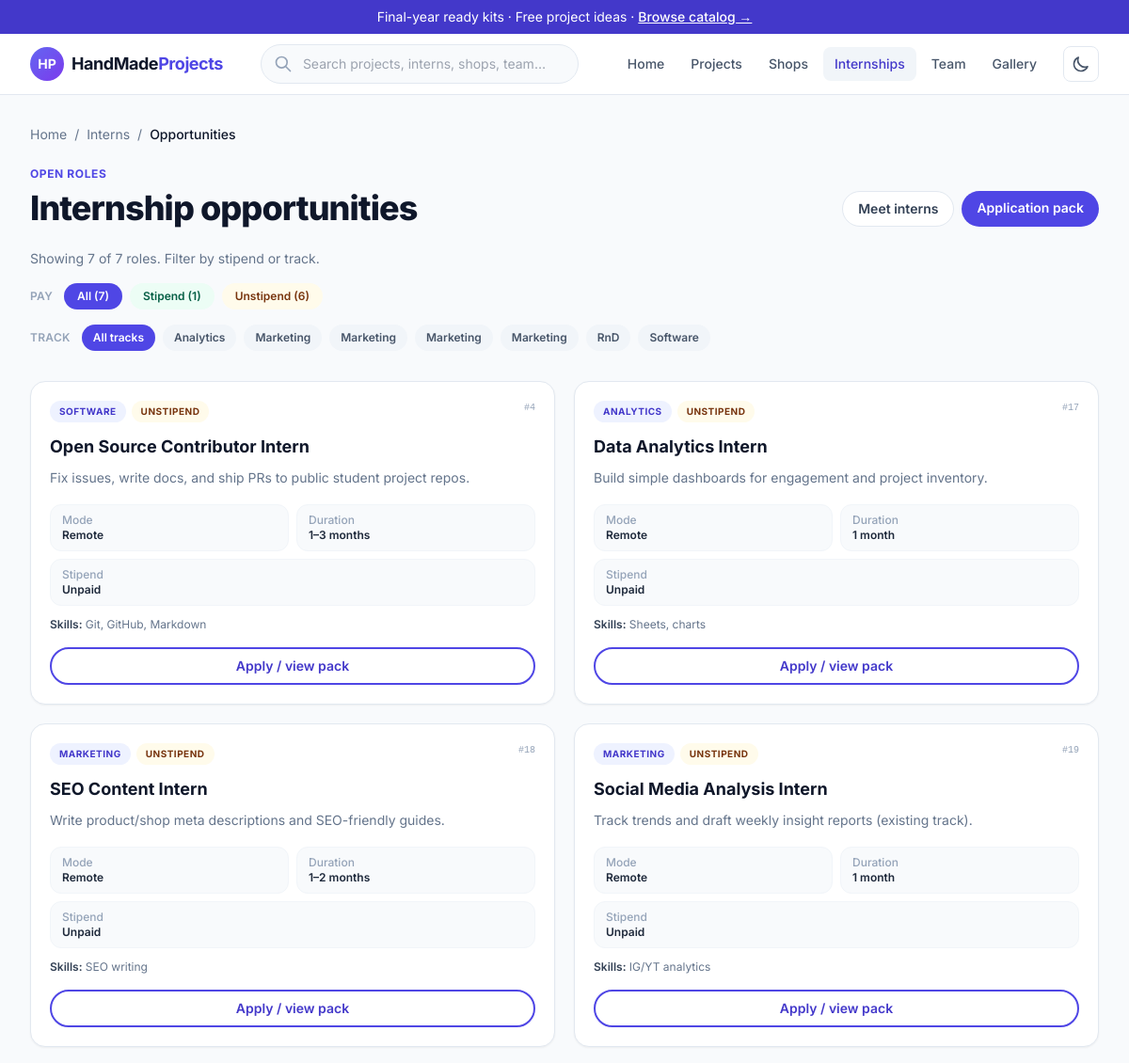
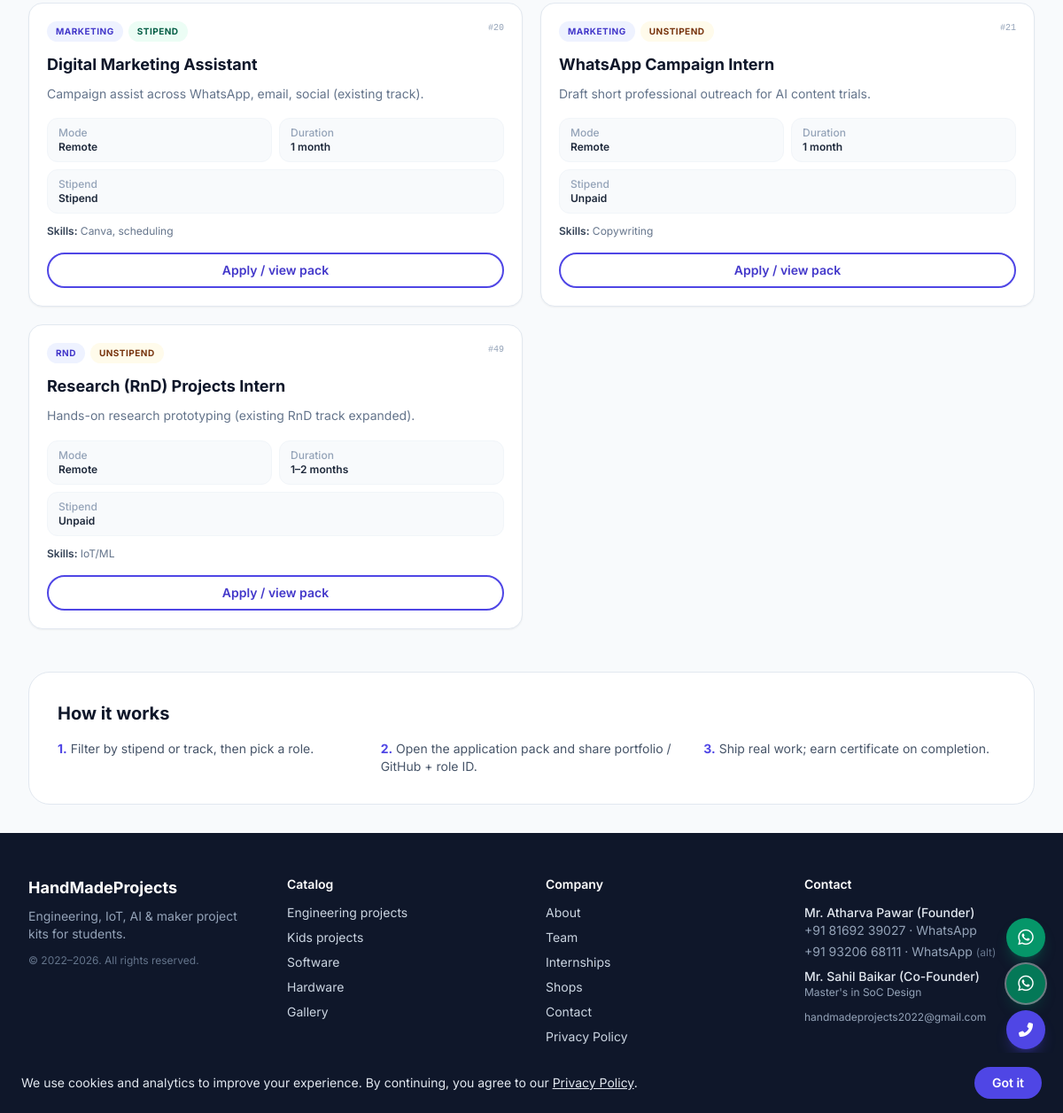
Page /internship/opportunities/ on the committed database (2 pictures, top to bottom).
### mainapp/models.py (models this page shows, shortened)
class InternOpportunity(models.Model):
    opid = models.PositiveIntegerField(
        primary_key=True,
        help_text="Stable catalog ID from intern-ops.txt.",
    )
    title = models.TextField(default="*")
    track = models.TextField(default="*")
    mode = models.TextField(default="*")
    duration = models.TextField(default="*")
    stipend = models.TextField(default="*")
    is_stipend = models.BooleanField(
        default=False,
        help_text="Toggle ON for stipend (paid); OFF for unstipend (unpaid).",
    )
    skills = models.TextField(default="*")
    description = models.TextField(default="*")
    is_visible = models.BooleanField(
        default=True,
        help_text="If unchecked, hidden from the public list. In intern-ops.txt: | = visible, - = hide.",
    )
    timestamp = models.DateTimeField(auto_now_add=True)
    class Meta:
        ordering = ["opid"]
        verbose_name_plural = "intern opportunities"

### mainapp/views/intern.py (the view)
# urls.py: path('internship/opportunities/', views.internship_opportunities, name='internship_opportunities'),
def internship_opportunities(request):
    all_ops = InternOpportunity.objects.filter(is_visible=True).order_by('opid')
    track = request.GET.get('track', '').strip()
    stipend_raw = request.GET.get('stipend', 'all').strip().lower()
    if stipend_raw in ('yes', 'stipend', 'paid', '1', 'true'):
        stipend_filter = 'stipend'
    elif stipend_raw in ('no', 'unstipend', 'unpaid', '0', 'false'):
        stipend_filter = 'unstipend'
    else:
        stipend_filter = 'all'
    opportunities = all_ops
    if track:
        opportunities = opportunities.filter(track__iexact=track)
    if stipend_filter == 'stipend':
        opportunities = opportunities.filter(is_stipend=True)
    elif stipend_filter == 'unstipend':
        opportunities = opportunities.filter(is_stipend=False)
    counts = all_ops.aggregate(
        stipend_count=Count('opid', filter=Q(is_stipend=True)),
        unstipend_count=Count('opid', filter=Q(is_stipend=False)),
    )
    tracks = sorted(
        all_ops.exclude(track='').values_list('track', flat=True).distinct()
    )
    content = {
        'opportunities': opportunities,
        'opportunity_count': opportunities.count(),
        'total_opportunity_count': all_ops.count(),
        'tracks': tracks,
        'active_track': track,
        'stipend_filter': stipend_filter,
        'stipend_count': counts['stipend_count'],
        'unstipend_count': counts['unstipend_count'],
        'apply_drive_url': 'https://drive.google.com/drive/folders/1Hq8g1WI-PK7E6ASr4tIRei2Xd8Rt4mim?usp=sharing',
    }
    template = 'InternSection/_opportunity_results.html' if isAjaxRequest(request) else 'InternSection/internship_opportunities.html'
    return render(request, template, content)

### mainapp/templatetags/nav_tags.py (called while the page is built)
@register.simple_tag(takes_context=True)
def nav_active(context, *url_names):
    request = context.get('request')
    resolver_match = getattr(request, 'resolver_match', None)
    if not resolver_match or resolver_match.url_name not in url_names:
        return ''
    return 'text-brand-700 bg-slate-100 dark:bg-slate-800 dark:text-brand-400'

### mainapp/views/_shared.py (called while the page is built)
def isAjaxRequest(request):
    return request.headers.get('X-Requested-With') == 'XMLHttpRequest'

### mainapp/templates/InternSection/internship_opportunities.html (shortened to what this page needs)
{% extends 'systemsetup/base.html' %}
{% load static %}
{% block content %}
<nav class="flex flex-wrap items-center gap-2 text-sm text-slate-500 dark:text-slate-400 mb-6">
  <a href="{% url 'welcome' %}" class="hover:text-brand-600">Home</a>
  <span>/</span>
  <a href="{% url 'internship_listing' %}" class="hover:text-brand-600">Interns</a>
  <span>/</span>
  <span class="text-slate-900 dark:text-white font-medium">Opportunities</span>
</nav>
<div class="flex flex-col lg:flex-row lg:items-end justify-between gap-6 mb-6">
  <div>
    <p class="text-xs font-bold uppercase tracking-wider text-brand-600 dark:text-brand-400 mb-2">Open roles</p>
    <h1 class="text-3xl md:text-4xl font-extrabold text-slate-900 dark:text-white tracking-tight">Internship opportunities</h1>
  </div>
  <div class="flex flex-wrap gap-2">
    <a href="{% url 'internship_listing' %}" class="rounded-full border border-slate-200 dark:border-slate-700 bg-white dark:bg-slate-900 text-sm font-semibold px-4 py-2 text-slate-700 dark:text-slate-200 hover:border-brand-300 dark:hover:border-brand-500">Meet interns</a>
    {% if apply_drive_url %}
    <a href="{{ apply_drive_url }}" target="_blank" rel="noopener"
       class="rounded-full bg-brand-600 text-white text-sm font-semibold px-4 py-2 hover:bg-brand-700">Application pack</a>
    {% endif %}
  </div>
</div>
<div id="opportunityResults" data-ajax-filter data-ajax-target="#opportunityResults">
  {% include "InternSection/_opportunity_results.html" %}
</div>
<section class="mt-12 rounded-3xl border border-slate-200 dark:border-slate-700 bg-white dark:bg-slate-900 p-8">
  <h2 class="text-xl font-bold text-slate-900 dark:text-white">How it works</h2>
  <ol class="mt-4 grid sm:grid-cols-3 gap-6 text-sm text-slate-600 dark:text-slate-300">
    <li><span class="font-bold text-brand-600 dark:text-brand-400">1.</span> Filter by stipend or track, then pick a role.</li>
    <li><span class="font-bold text-brand-600 dark:text-brand-400">2.</span> Open the application pack and share portfolio / GitHub + role ID.</li>
    <li><span class="font-bold text-brand-600 dark:text-brand-400">3.</span> Ship real work; earn certificate on completion.</li>
  </ol>
</section>
{% endblock %}

### mainapp/templates/InternSection/_opportunity_results.html
<p class="mt-2 text-slate-500 dark:text-slate-400 text-sm max-w-2xl">
  Showing {{ opportunity_count }} of {{ total_opportunity_count }} role{{ total_opportunity_count|pluralize }}.
  Filter by stipend or track.
</p>
<div class="flex flex-wrap items-center gap-2 mb-4 mt-4">
  <span class="text-xs font-semibold uppercase tracking-wide text-slate-400 dark:text-slate-500 mr-1">Pay</span>
  <a href="{% if active_track %}?track={{ active_track|urlencode }}{% else %}{% url 'internship_opportunities' %}{% endif %}"
     class="rounded-full text-xs font-semibold px-3.5 py-1.5 transition
     {% if stipend_filter == 'all' %}bg-brand-600 text-white{% else %}bg-slate-100 dark:bg-slate-800 text-slate-600 dark:text-slate-300 hover:bg-slate-200 dark:hover:bg-slate-700{% endif %}">
    All ({{ total_opportunity_count }})
  </a>
  <a href="?stipend=stipend{% if active_track %}&track={{ active_track|urlencode }}{% endif %}"
     class="rounded-full text-xs font-semibold px-3.5 py-1.5 transition
     {% if stipend_filter == 'stipend' %}bg-emerald-600 text-white{% else %}bg-emerald-50 dark:bg-emerald-900/30 text-emerald-800 dark:text-emerald-300 hover:bg-emerald-100{% endif %}">
    Stipend ({{ stipend_count }})
  </a>
  <a href="?stipend=unstipend{% if active_track %}&track={{ active_track|urlencode }}{% endif %}"
     class="rounded-full text-xs font-semibold px-3.5 py-1.5 transition
     {% if stipend_filter == 'unstipend' %}bg-amber-600 text-white{% else %}bg-amber-50 dark:bg-amber-900/30 text-amber-900 dark:text-amber-200 hover:bg-amber-100{% endif %}">
    Unstipend ({{ unstipend_count }})
  </a>
</div>
<div class="flex flex-wrap items-center gap-2 mb-8">
  <span class="text-xs font-semibold uppercase tracking-wide text-slate-400 dark:text-slate-500 mr-1">Track</span>
  <a href="{% if stipend_filter != 'all' %}?stipend={{ stipend_filter }}{% else %}{% url 'internship_opportunities' %}{% endif %}"
     class="rounded-full text-xs font-semibold px-3 py-1.5 {% if not active_track %}bg-brand-600 text-white{% else %}bg-slate-100 dark:bg-slate-800 text-slate-600 dark:text-slate-300 hover:bg-slate-200 dark:hover:bg-slate-700{% endif %}">
    All tracks
  </a>
  {% for t in tracks %}
  <a href="?track={{ t|urlencode }}{% if stipend_filter != 'all' %}&stipend={{ stipend_filter }}{% endif %}"
     class="rounded-full text-xs font-semibold px-3 py-1.5 {% if active_track == t %}bg-brand-600 text-white{% else %}bg-slate-100 dark:bg-slate-800 text-slate-600 dark:text-slate-300 hover:bg-slate-200 dark:hover:bg-slate-700{% endif %}">
    {{ t }}
  </a>
  {% endfor %}
</div>
{% if opportunities %}
<div class="grid gap-5 sm:grid-cols-2 xl:grid-cols-3">
  {% for op in opportunities %}
  <article class="flex flex-col rounded-2xl border border-slate-200 dark:border-slate-700 bg-white dark:bg-slate-900 p-5 shadow-sm hover:shadow-md transition">
    <div class="flex items-start justify-between gap-2">
      <div class="flex flex-wrap gap-1.5">
        <span class="text-[10px] font-bold uppercase tracking-wider rounded-full bg-brand-50 dark:bg-brand-900/40 text-brand-700 dark:text-brand-300 px-2.5 py-1">{{ op.track }}</span>
        {% if op.is_stipend %}
        <span class="text-[10px] font-bold uppercase tracking-wider rounded-full bg-emerald-50 dark:bg-emerald-900/30 text-emerald-800 dark:text-emerald-300 px-2.5 py-1">Stipend</span>
        {% else %}
        <span class="text-[10px] font-bold uppercase tracking-wider rounded-full bg-amber-50 dark:bg-amber-900/30 text-amber-900 dark:text-amber-200 px-2.5 py-1">Unstipend</span>
        {% endif %}
      </div>
      <span class="text-[10px] font-mono text-slate-400 dark:text-slate-500">#{{ op.opid }}</span>
    </div>
    <h2 class="mt-3 text-lg font-bold text-slate-900 dark:text-white">{{ op.title }}</h2>
    <p class="mt-2 text-sm text-slate-500 dark:text-slate-400 flex-1 leading-relaxed">{{ op.description }}</p>
    <dl class="mt-4 grid grid-cols-2 gap-2 text-xs text-slate-600 dark:text-slate-300">
      <div class="rounded-xl bg-slate-50 dark:bg-slate-900/60 border border-slate-100 dark:border-slate-800 px-3 py-2">
        <dt class="text-slate-400 dark:text-slate-500 font-medium">Mode</dt>
        <dd class="font-semibold text-slate-800 dark:text-slate-100">{{ op.mode }}</dd>
      </div>
      <div class="rounded-xl bg-slate-50 dark:bg-slate-900/60 border border-slate-100 dark:border-slate-800 px-3 py-2">
        <dt class="text-slate-400 dark:text-slate-500 font-medium">Duration</dt>
        <dd class="font-semibold text-slate-800 dark:text-slate-100">{{ op.duration }}</dd>
      </div>
      <div class="rounded-xl bg-slate-50 dark:bg-slate-900/60 border border-slate-100 dark:border-slate-800 px-3 py-2 col-span-2">
        <dt class="text-slate-400 dark:text-slate-500 font-medium">Stipend</dt>
        <dd class="font-semibold text-slate-800 dark:text-slate-100">{{ op.stipend }}</dd>
      </div>
    </dl>
    <p class="mt-3 text-xs text-slate-500 dark:text-slate-400"><span class="font-semibold text-slate-700 dark:text-slate-200">Skills:</span> {{ op.skills }}</p>
    {% if apply_drive_url %}
    <a href="{{ apply_drive_url }}" target="_blank" rel="noopener"
       class="mt-4 inline-flex justify-center rounded-full border-2 border-brand-600 text-brand-700 dark:text-brand-300 text-sm font-semibold px-4 py-2 hover:bg-brand-50 dark:hover:bg-brand-900/40 transition">
      Apply / view pack
    </a>
    {% endif %}
  </article>
  {% endfor %}
</div>
{% else %}
<div class="rounded-2xl border border-slate-200 dark:border-slate-700 bg-white dark:bg-slate-900 p-10 text-center text-slate-500 dark:text-slate-400">
  No roles match this filter.
  <a href="{% url 'internship_opportunities' %}" class="text-brand-600 dark:text-brand-400 font-semibold">Show all</a>
</div>
{% endif %}

### mainapp/templates/systemsetup/base.html (style rules this page uses)
html, body { min-height: 100%; margin: 0; }

### rows in the picture
InternOpportunity: track "SOFTWARE", is_stipend "UNSTIPEND", opid "4", title "Open Source Contributor Intern", description "Fix issues, write docs, and ship PRs to public student project repos.", mode "Remote", duration "1–3 months", stipend "Unpaid", skills "Git, GitHub, Markdown"
InternOpportunity: track "ANALYTICS", is_stipend "UNSTIPEND", opid "17", title "Data Analytics Intern", description "Build simple dashboards for engagement and project inventory.", mode "Remote", duration "1 month", stipend "Unpaid", skills "Sheets, charts"
InternOpportunity: track "MARKETING", is_stipend "UNSTIPEND", opid "18", title "SEO Content Intern", description "Write product/shop meta descriptions and SEO-friendly guides.", mode "Remote", duration "1–2 months", stipend "Unpaid", skills "SEO writing"
InternOpportunity: track "MARKETING", is_stipend "UNSTIPEND", opid "19", title "Social Media Analysis Intern", description "Track trends and draft weekly insight reports (existing track).", mode "Remote", duration "1 month", stipend "Unpaid", skills "IG/YT analytics"
InternOpportunity: track "MARKETING", is_stipend "STIPEND", opid "20", title "Digital Marketing Assistant", description "Campaign assist across WhatsApp, email, social (existing track).", mode "Remote", duration "1 month", stipend "Stipend", skills "Canva, scheduling"
InternOpportunity: track "MARKETING", is_stipend "UNSTIPEND", opid "21", title "WhatsApp Campaign Intern", description "Draft short professional outreach for AI content trials.", mode "Remote", duration "1 month", stipend "Unpaid", skills "Copywriting"
InternOpportunity: track "RND", is_stipend "UNSTIPEND", opid "49", title "Research (RnD) Projects Intern", description "Hands-on research prototyping (existing RnD track expanded).", mode "Remote", duration "1–2 months", stipend "Unpaid", skills "IoT/ML"

### other values in the picture
{{ opportunity_count }} "7"
{{ total_opportunity_count }} "7"
{{ stipend_count }} "1"
{{ unstipend_count }} "6"
{{ t }} "Analytics" "Marketing" "Marketing" "Marketing" "Marketing" "RnD" "Software"
{{ contact_phone_display }} "+91 81692 39027"
{{ contact_phone_alt_display }} "+91 93206 68111"
